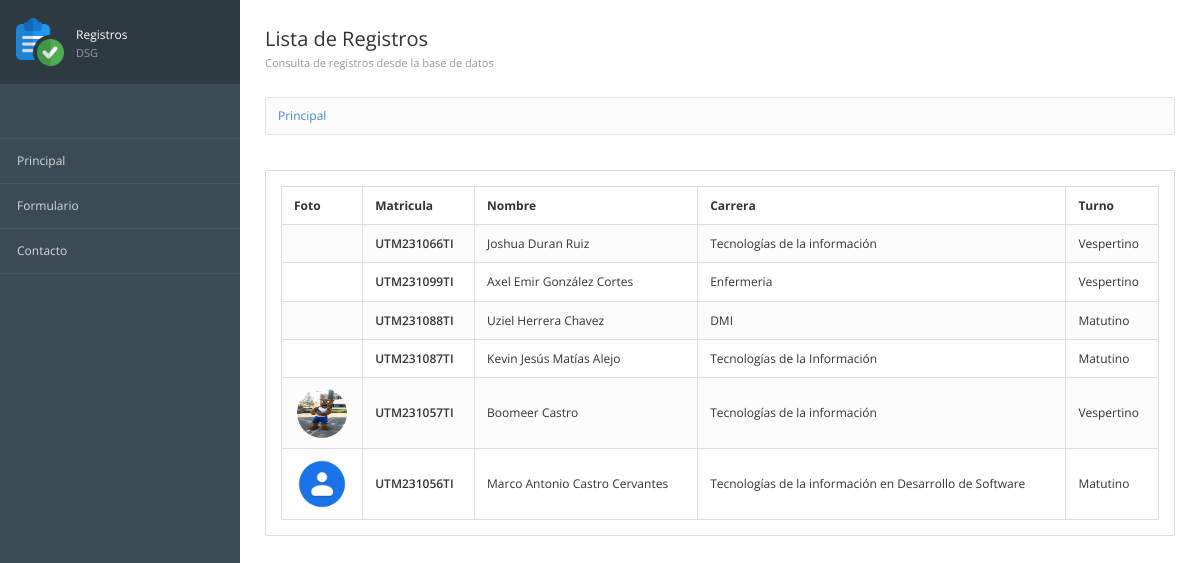
Before: / with the older database file.
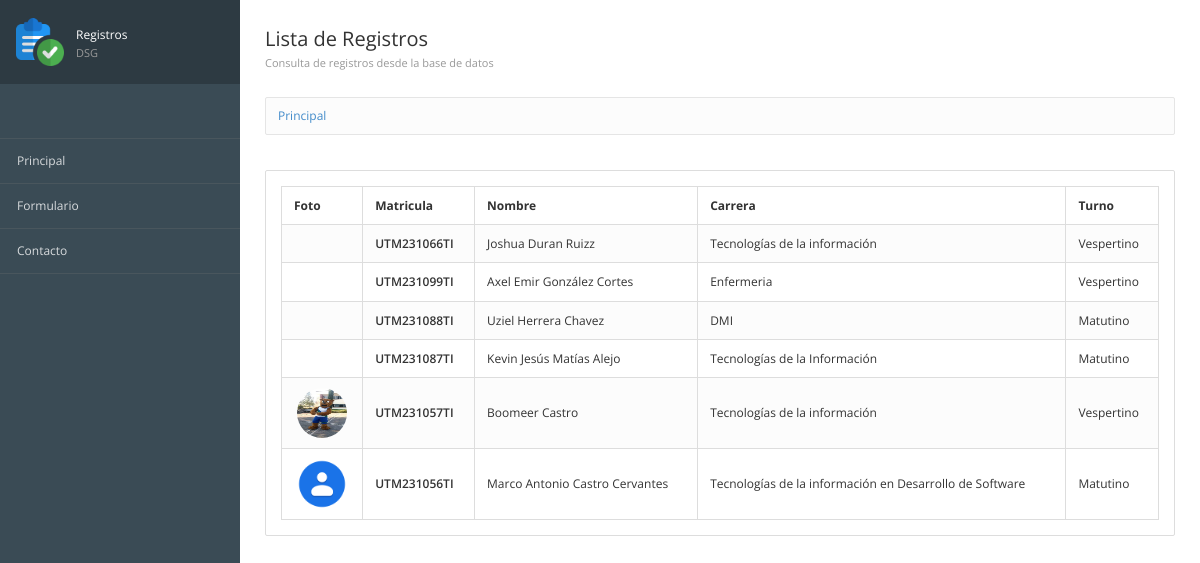
After: the same page with the newer database file.
### registros/models.py (models this page shows, shortened)
class Alumnos(models.Model):
    matricula = models.CharField(max_length=12,verbose_name = "ID") #Texto Corto
    nombre = models.TextField() #Texto Largo
    carrera = models.TextField()
    turno = models.CharField(max_length=10)
    imagen = models.ImageField(null=True, blank=True, upload_to="fotos", verbose_name="Fotografia")
    created = models.DateTimeField(auto_now_add=True) #Fecha y Tiempo
    updated = models.DateTimeField(auto_now_add=True)
    class Meta:
        verbose_name = "Alumno"
        verbose_name_plural = "Alumnos"
        ordering = ["-created"]

### registros/views.py (the view)
# urls.py: path('',views_registros.registros,name="Principal"),
def registros (request):
    alumnos=Alumnos.objects.all()
    return render(request,"registros/principal.html",{'alumnos':alumnos})

### registros/templates/registros/principal.html (shortened to what this page needs)
{% extends "inicio/encabezado.html" %}
{% load static %}
{% block nombre_pagina %} Registros {% endblock %}
{% block ruta_imagen %}
<img src="{% static 'inicio/images/registrar.png' %}">
{% endblock %}
{% block encabezado_pagina %}
<div class="page-header">
    <div class="page-title">
        <h3>Lista de Registros
        <small>Consulta de registros desde la base de datos</small></h3>
    </div>
</div>
{% endblock %}
{% block contenido %}
<div class="panel panel-default">
    <div class="panel-body">
        <table class="table table-bordered table-striped">
            <thead>
                <tr>
                    <th>Foto</th>
                    <th>Matricula</th>
                    <th>Nombre</th>
                    <th>Carrera</th>
                    <th>Turno</th>
                </tr>
            </thead>
            <tbody>
                {% for alumno in alumnos %}
                <tr>
                    <td class="text-center">
                        {% if alumno.imagen %}
                            <img src="{{ alumno.imagen.url }}" alt="{{ alumno.nombre }}" class="img-media" style="width: 50px; height: 50px; border-radius: 50%;">
                        {% endif %}
                    </td>
                    <td class="text-semibold">{{ alumno.matricula }}</td>
                    <td class="muted">{{ alumno.nombre }}</td>
                    <td class="muted">{{ alumno.carrera }}</td>
                    <td class="muted">{{ alumno.turno }}</td>
                </tr>
                {% empty %}
                <tr>
                    <td colspan="5" class="text-center">No hay alumnos registrados.</td>
                </tr>
                {% endfor %}
            </tbody>
        </table>
    </div>
</div>
{% endblock %}

### inicio/templates/inicio/encabezado.html (shortened to what this page needs)
<!DOCTYPE html>
<html lang="en">
<head>
{% load static %}
<link href="{% static 'inicio/css/bootstrap.min.css' %}" rel="stylesheet" type="text/css">
<link href="{% static 'inicio/css/londinium-theme.css' %}" rel="stylesheet" type="text/css">
<link href="{% static 'inicio/css/styles.css' %}" rel="stylesheet" type="text/css">
<link href="{% static 'inicio/css/icons.css' %}" rel="stylesheet" type="text/css">
</head>
<body>
    <div class="page-container">
        <div class="sidebar">
            <div class="user-menu dropdown">
                <a href="#">
                    {% block ruta_imagen %}{% endblock %}
                    <div class="user-info">
                        {% block nombre_pagina %}{% endblock %} <span>DSG</span>
                    </div>
                </a>
            </div>
            <div class="sidebar-content">
                <ul class="navigation">
                            <li><a href="{% url 'Principal' %}">Principal</a></li>
                            <li><a href="{% url 'Formulario' %}">Formulario</a></li>
                            <li><a href="{% url 'Contacto' %}">Contacto</a></li>
                </ul>
                </div>
        </div>
        </div>
        <div class="page-content">
        {% block encabezado_pagina %}
        {% endblock %}
        <div class="breadcrumb-line">
            <ul class="breadcrumb">
                <a href="{% url 'Principal' %}">
                    {% if request.path == '/' %}
                        Principal
                    {% else %}
                        Principal{{ request.path }}
                    {% endif %}
                </a>
            </ul>
        </div>
        {% block contenido %}
        {% endblock %}
    </div>
    </body>
</html>

Changed rows visible on the page:
changed Alumnos "UTM231066TI": nombre "Joshua Duran Ruiz" → "Joshua Duran Ruizz"
